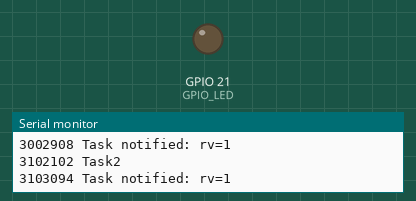
Bench run of a program on a simulated ESP32. Shown: output pins drawn as LEDs (lit = HIGH), the last lines printed to the serial monitor.

Above: at 3.3 s.
At 34.1 s:
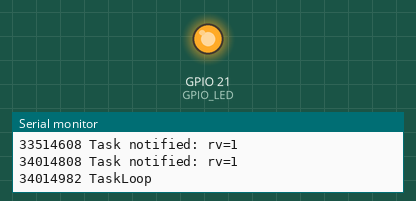
Timing chart, 0 to 42.0 s (numbered marks = the images above):
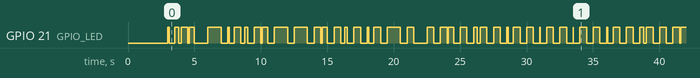

Measured:
- by itself, GPIO 21 (GPIO_LED): LOW → HIGH at 3.0 s, → LOW 0.10 s later, → HIGH 0.40 s later, → LOW 0.30 s later, … (89 changes in this stretch)

The program:

main.cpp
```cpp
#include <Arduino.h>

#define GPIO_LED  21

static TaskHandle_t htask1;

static void task1 (void *arg) {
  uint32_t rv;

  for (;;) {
    rv = ulTaskNotifyTake(pdFALSE, portMAX_DELAY);
    digitalWrite(GPIO_LED, !digitalRead(GPIO_LED));
    printf("%lu Task notified: rv=%u\n", micros(), rv);
  }
}

static void task2 (void *arg) {
  unsigned count = 0;

  for (;; count += 100) {
    delay(500+count);
    xTaskNotifyGive(htask1);
    printf("%lu Task2\n", micros());
  }
}

void setup() {
  int app_cpu = 0;
  BaseType_t rc;

  app_cpu = xPortGetCoreID();
  pinMode(GPIO_LED, OUTPUT);
  digitalWrite(GPIO_LED, LOW);

  delay(2000);
  printf("tasknfy2.ino: \n");

  rc = xTaskCreatePinnedToCore(
    task1,
    "task1",
    3000,
    nullptr,
    1,
    &htask1,
    app_cpu
  );
  assert(rc == pdPASS);

  rc = xTaskCreatePinnedToCore(
    task2,
    "task2",
    3000,
    nullptr,
    1,
    nullptr,
    app_cpu
  );
  assert(rc == pdPASS);
}

void loop() {
  delay(500);
  xTaskNotifyGive(htask1);
  printf("%lu TaskLoop\n", micros());
}
```
